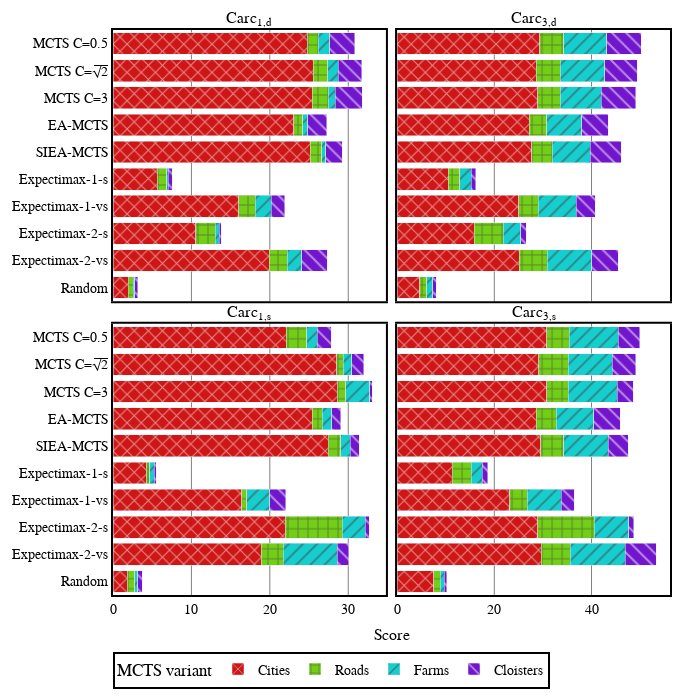

The cell this chart's notebook holds for it:
### Code cell
#Observe metrics
logs = lm.read_csv(os.path.join(experiment_path,"metrics.csv"))
plot_width = 700
plot_height = 700
#xdtick = 1
ydtick = 10

#order dataset
logs["order"] = pd.Categorical(logs["Agent original name"], data_order)
logs = logs.sort_values("order")
logs = logs.dropna(subset=["order"])


column_separation_column = "Initial meeples"
row_separation_column = "Deterministic"
x_column = "MCTS variant"
bar_stack_columns = ["City average score", "Road average score", "Farm average score", "Cloister average score"]
legend_names = {"City average score":"Cities", "Road average score":"Roads", "Farm average score":"Farms", "Cloister average score":"Cloisters"}

row_identifiers = logs[row_separation_column].unique()
print("row_identifiers", row_identifiers)
column_identifiers = logs[column_separation_column].unique()
print("column_identifiers", column_identifiers)
subplot_titles = []
for row_identifier in row_identifiers:
    for column_identifier in column_identifiers:
        subplot_titles.append(carc_variants[(row_identifier, column_identifier)])
colors = eu.generate_color_palette(len(bar_stack_columns))
fig = make_subplots(rows=len(row_identifiers)
                        ,cols=len(column_identifiers)
                        ,shared_xaxes=True
                        ,shared_yaxes=True
                        ,vertical_spacing=0.04
                        ,horizontal_spacing=0.02
                        ,row_heights=[1/len(row_identifiers) for _ in range(len(row_identifiers))]
                        ,subplot_titles = subplot_titles
                        #, specs=[[{"secondary_y": True}] for _ in range(n_plots+1)]
                        ,x_title="Score"
                        #,y_title=y_column
                        #,print_grid=True
                        )

for row, row_identifier in enumerate(row_identifiers):
    for col, column_identifier in enumerate(column_identifiers):
        for group_id, bar_group_identifier in enumerate(bar_stack_columns):
            data = logs[logs[row_separation_column] == row_identifier]
            data = data[data[column_separation_column] == column_identifier]
            
            fig.add_trace(go.Bar(x=data[bar_group_identifier]
                                ,y=data[x_column]
                                ,name=legend_names[bar_group_identifier]
                                #, width=0.2
                                ,showlegend=(row==0 and col==0)
                                ,legendgroup=group_id
                                , marker={"color":colors[group_id],}
                                ,offsetgroup = group_id
                                ,orientation="h"
                                ,marker_pattern_shape=pattern_shapes[group_id]
                                )
                            ,row=row+1
                            ,col=col+1)

fig.update_layout(margin=dict(l=70, r=30, t=30, b=70)
                        ,width=plot_width
                        ,height=plot_height
                        ,plot_bgcolor='rgba(0,0,0,0)'
                        #,plot_bgcolor="lightgray"
                        #,boxmode='group'
                        ,font = dict(family = "Arial", size = 14, color = "black")
                        ,boxgap=0.3
                        ,boxgroupgap=0
                        ,legend=dict(
                            title = "MCTS variant"
                            ,orientation="h"
                            ,yanchor="top"
                            ,y=-0.1
                            #,xanchor="center"
                            #,x=0.4
                            ,bgcolor="white"#"lightgray"#"rgba(200, 255, 255, 0.8)"
                            ,font = dict(family = "Arial", size = 14, color = "black")
                            ,bordercolor="Black"
                            ,borderwidth=2
                            ,itemsizing='trace'
                            ,itemwidth = 30
                            ) 
                        )
fig.update_layout(barmode='stack')
fig.update_xaxes(showline=True
                        , linewidth=2
                        , linecolor='black'
                        , mirror=True
                        #,range=[0, 10]
                        ,showgrid=True
                        ,gridcolor="grey"
                        ,gridwidth=1
                        #,dtick= xdtick
                        #,tick0=0
                        )

fig.update_yaxes(showline=True
                    ,mirror=True
                    , linewidth=2
                    , linecolor='black'
                    #, nticks=5
                    #,tickmode = 'linear'
                    #,tick0 = 0
                    , gridcolor="#5B8C5A"
                    , gridwidth=1
                    #, dtick=ydtick
                    ,showgrid=False                    
                    )
#fig.write_image(os.path.join(experiment_path, "c1p_score_distribution.png"))
fig.show()

### Figure 1 — Plotly figure (JSON) as saved in the notebook; plotly's stock layout.template omitted (floating-point values rounded to 4 significant figures)
{"data": [{"legendgroup": "0", "marker": {"color": "#ce1616", "pattern": {"shape": "x"}}, "name": "Cities", "offsetgroup": "0", "orientation": "h", "showlegend": true, "type": "bar", "x": [1.967, 19.9, 10.53, 16.03, 5.633, 25.13, 23.07, 25.43, 25.53, 24.8], "xaxis": "x", "y": ["Random", "Expectimax-2-vs", "Expectimax-2-s", "Expectimax-1-vs", "Expectimax-1-s", "SIEA-MCTS", "EA-MCTS", "MCTS C=3", "MCTS C=√̅2̅", "MCTS C=0.5"], "yaxis": "y"}, {"legendgroup": "1", "marker": {"color": "#72ce16", "pattern": {"shape": "+"}}, "name": "Roads", "offsetgroup": "1", "orientation": "h", "showlegend": true, "type": "bar", "x": [0.6, 2.3, 2.533, 2.133, 1.233, 1.5, 1.1, 2, 1.867, 1.367], "xaxis": "x", "y": ["Random", "Expectimax-2-vs", "Expectimax-2-s", "Expectimax-1-vs", "Expectimax-1-s", "SIEA-MCTS", "EA-MCTS", "MCTS C=3", "MCTS C=√̅2̅", "MCTS C=0.5"], "yaxis": "y"}, {"legendgroup": "2", "marker": {"color": "#16cece", "pattern": {"shape": "/"}}, "name": "Farms", "offsetgroup": "2", "orientation": "h", "showlegend": true, "type": "bar", "x": [0.2, 1.9, 0.5, 2, 0.2, 0.5, 0.7, 0.9, 1.3, 1.5], "xaxis": "x", "y": ["Random", "Expectimax-2-vs", "Expectimax-2-s", "Expectimax-1-vs", "Expectimax-1-s", "SIEA-MCTS", "EA-MCTS", "MCTS C=3", "MCTS C=√̅2̅", "MCTS C=0.5"], "yaxis": "y"}, {"legendgroup": "3", "marker": {"color": "#7216ce", "pattern": {"shape": "\\"}}, "name": "Cloisters", "offsetgroup": "3", "orientation": "h", "showlegend": true, "type": "bar", "x": [0.3667, 3.233, 0.2667, 1.767, 0.4667, 2.1, 2.4, 3.467, 3, 3.167], "xaxis": "x", "y": ["Random", "Expectimax-2-vs", "Expectimax-2-s", "Expectimax-1-vs", "Expectimax-1-s", "SIEA-MCTS", "EA-MCTS", "MCTS C=3", "MCTS C=√̅2̅", "MCTS C=0.5"], "yaxis": "y"}, {"legendgroup": "0", "marker": {"color": "#ce1616", "pattern": {"shape": "x"}}, "name": "Cities", "offsetgroup": "0", "orientation": "h", "showlegend": false, "type": "bar", "x": [4.667, 25.17, 15.83, 25, 10.57, 27.7, 27.23, 28.9, 28.6, 29.37], "xaxis": "x2", "y": ["Random", "Expectimax-2-vs", "Expectimax-2-s", "Expectimax-1-vs", "Expectimax-1-s", "SIEA-MCTS", "EA-MCTS", "MCTS C=3", "MCTS C=√̅2̅", "MCTS C=0.5"], "yaxis": "y2"}, {"legendgroup": "1", "marker": {"color": "#72ce16", "pattern": {"shape": "+"}}, "name": "Roads", "offsetgroup": "1", "orientation": "h", "showlegend": false, "type": "bar", "x": [1.467, 5.7, 6, 4, 2.333, 4.2, 3.533, 4.633, 4.967, 4.9], "xaxis": "x2", "y": ["Random", "Expectimax-2-vs", "Expectimax-2-s", "Expectimax-1-vs", "Expectimax-1-s", "SIEA-MCTS", "EA-MCTS", "MCTS C=3", "MCTS C=√̅2̅", "MCTS C=0.5"], "yaxis": "y2"}, {"legendgroup": "2", "marker": {"color": "#16cece", "pattern": {"shape": "/"}}, "name": "Farms", "offsetgroup": "2", "orientation": "h", "showlegend": false, "type": "bar", "x": [1.2, 9.2, 3.6, 7.9, 2.4, 7.8, 7.2, 8.5, 9.2, 8.9], "xaxis": "x2", "y": ["Random", "Expectimax-2-vs", "Expectimax-2-s", "Expectimax-1-vs", "Expectimax-1-s", "SIEA-MCTS", "EA-MCTS", "MCTS C=3", "MCTS C=√̅2̅", "MCTS C=0.5"], "yaxis": "y2"}, {"legendgroup": "3", "marker": {"color": "#7216ce", "pattern": {"shape": "\\"}}, "name": "Cloisters", "offsetgroup": "3", "orientation": "h", "showlegend": false, "type": "bar", "x": [0.7333, 5.433, 1.1, 3.867, 0.9, 6.367, 5.433, 7.1, 6.633, 7.033], "xaxis": "x2", "y": ["Random", "Expectimax-2-vs", "Expectimax-2-s", "Expectimax-1-vs", "Expectimax-1-s", "SIEA-MCTS", "EA-MCTS", "MCTS C=3", "MCTS C=√̅2̅", "MCTS C=0.5"], "yaxis": "y2"}, {"legendgroup": "0", "marker": {"color": "#ce1616", "pattern": {"shape": "x"}}, "name": "Cities", "offsetgroup": "0", "orientation": "h", "showlegend": false, "type": "bar", "x": [1.833, 18.9, 21.97, 16.43, 4.233, 27.43, 25.4, 28.57, 28.53, 22.1], "xaxis": "x3", "y": ["Random", "Expectimax-2-vs", "Expectimax-2-s", "Expectimax-1-vs", "Expectimax-1-s", "SIEA-MCTS", "EA-MCTS", "MCTS C=3", "MCTS C=√̅2̅", "MCTS C=0.5"], "yaxis": "y3"}, {"legendgroup": "1", "marker": {"color": "#72ce16", "pattern": {"shape": "+"}}, "name": "Roads", "offsetgroup": "1", "orientation": "h", "showlegend": false, "type": "bar", "x": [0.9333, 2.8, 7.3, 0.6333, 0.4333, 1.6, 1.267, 1.1, 0.8333, 2.633], "xaxis": "x3", "y": ["Random", "Expectimax-2-vs", "Expectimax-2-s", "Expectimax-1-vs", "Expectimax-1-s", "SIEA-MCTS", "EA-MCTS", "MCTS C=3", "MCTS C=√̅2̅", "MCTS C=0.5"], "yaxis": "y3"}, {"legendgroup": "2", "marker": {"color": "#16cece", "pattern": {"shape": "/"}}, "name": "Farms", "offsetgroup": "2", "orientation": "h", "showlegend": false, "type": "bar", "x": [0.4, 6.9, 2.9, 2.9, 0.6, 1.2, 1.2, 3.1, 1.1, 1.3], "xaxis": "x3", "y": ["Random", "Expectimax-2-vs", "Expectimax-2-s", "Expectimax-1-vs", "Expectimax-1-s", "SIEA-MCTS", "EA-MCTS", "MCTS C=3", "MCTS C=√̅2̅", "MCTS C=0.5"], "yaxis": "y3"}, {"legendgroup": "3", "marker": {"color": "#7216ce", "pattern": {"shape": "\\"}}, "name": "Cloisters", "offsetgroup": "3", "orientation": "h", "showlegend": false, "type": "bar", "x": [0.5667, 1.467, 0.5333, 2.067, 0.2667, 1.2, 1.167, 0.3, 1.5, 1.8], "xaxis": "x3", "y": ["Random", "Expectimax-2-vs", "Expectimax-2-s", "Expectimax-1-vs", "Expectimax-1-s", "SIEA-MCTS", "EA-MCTS", "MCTS C=3", "MCTS C=√̅2̅", "MCTS C=0.5"], "yaxis": "y3"}, {"legendgroup": "0", "marker": {"color": "#ce1616", "pattern": {"shape": "x"}}, "name": "Cities", "offsetgroup": "0", "orientation": "h", "showlegend": false, "type": "bar", "x": [7.5, 29.63, 28.97, 23.2, 11.3, 29.6, 28.6, 30.77, 29.13, 30.8], "xaxis": "x4", "y": ["Random", "Expectimax-2-vs", "Expectimax-2-s", "Expectimax-1-vs", "Expectimax-1-s", "SIEA-MCTS", "EA-MCTS", "MCTS C=3", "MCTS C=√̅2̅", "MCTS C=0.5"], "yaxis": "y4"}, {"legendgroup": "1", "marker": {"color": "#72ce16", "pattern": {"shape": "+"}}, "name": "Roads", "offsetgroup": "1", "orientation": "h", "showlegend": false, "type": "bar", "x": [1.367, 5.967, 11.63, 3.533, 3.933, 4.7, 4.1, 4.467, 6.033, 4.567], "xaxis": "x4", "y": ["Random", "Expectimax-2-vs", "Expectimax-2-s", "Expectimax-1-vs", "Expectimax-1-s", "SIEA-MCTS", "EA-MCTS", "MCTS C=3", "MCTS C=√̅2̅", "MCTS C=0.5"], "yaxis": "y4"}, {"legendgroup": "2", "marker": {"color": "#16cece", "pattern": {"shape": "/"}}, "name": "Farms", "offsetgroup": "2", "orientation": "h", "showlegend": false, "type": "bar", "x": [0.8, 11.3, 7.1, 7, 2.3, 9.1, 7.8, 10.1, 9.1, 10.1], "xaxis": "x4", "y": ["Random", "Expectimax-2-vs", "Expectimax-2-s", "Expectimax-1-vs", "Expectimax-1-s", "SIEA-MCTS", "EA-MCTS", "MCTS C=3", "MCTS C=√̅2̅", "MCTS C=0.5"], "yaxis": "y4"}, {"legendgroup": "3", "marker": {"color": "#7216ce", "pattern": {"shape": "\\"}}, "name": "Cloisters", "offsetgroup": "3", "orientation": "h", "showlegend": false, "type": "bar", "x": [0.6, 6.433, 0.9667, 2.7, 1.167, 4.2, 5.367, 3.233, 4.867, 4.433], "xaxis": "x4", "y": ["Random", "Expectimax-2-vs", "Expectimax-2-s", "Expectimax-1-vs", "Expectimax-1-s", "SIEA-MCTS", "EA-MCTS", "MCTS C=3", "MCTS C=√̅2̅", "MCTS C=0.5"], "yaxis": "y4"}], "layout": {"annotations": [{"font": {"size": 16}, "showarrow": false, "text": "Carc<sub>1,d</sub>", "x": 0.245, "xanchor": "center", "xref": "paper", "y": 1, "yanchor": "bottom", "yref": "paper"}, {"font": {"size": 16}, "showarrow": false, "text": "Carc<sub>3,d</sub>", "x": 0.755, "xanchor": "center", "xref": "paper", "y": 1, "yanchor": "bottom", "yref": "paper"}, {"font": {"size": 16}, "showarrow": false, "text": "Carc<sub>1,s</sub>", "x": 0.245, "xanchor": "center", "xref": "paper", "y": 0.48, "yanchor": "bottom", "yref": "paper"}, {"font": {"size": 16}, "showarrow": false, "text": "Carc<sub>3,s</sub>", "x": 0.755, "xanchor": "center", "xref": "paper", "y": 0.48, "yanchor": "bottom", "yref": "paper"}, {"font": {"size": 16}, "showarrow": false, "text": "Score", "x": 0.5, "xanchor": "center", "xref": "paper", "y": 0, "yanchor": "top", "yref": "paper", "yshift": -30}], "barmode": "stack", "boxgap": 0.3, "boxgroupgap": 0, "font": {"color": "black", "family": "Arial", "size": 14}, "height": 700, "legend": {"bgcolor": "white", "bordercolor": "Black", "borderwidth": 2, "font": {"color": "black", "family": "Arial", "size": 14}, "itemsizing": "trace", "itemwidth": 30, "orientation": "h", "title": {"text": "MCTS variant"}, "y": -0.1, "yanchor": "top"}, "margin": {"b": 70, "l": 70, "r": 30, "t": 30}, "plot_bgcolor": "rgba(0,0,0,0)", "width": 700, "xaxis": {"anchor": "y", "domain": [0, 0.49], "gridcolor": "grey", "gridwidth": 1, "linecolor": "black", "linewidth": 2, "matches": "x3", "mirror": true, "showgrid": true, "showline": true, "showticklabels": false}, "xaxis2": {"anchor": "y2", "domain": [0.51, 1], "gridcolor": "grey", "gridwidth": 1, "linecolor": "black", "linewidth": 2, "matches": "x4", "mirror": true, "showgrid": true, "showline": true, "showticklabels": false}, "xaxis3": {"anchor": "y3", "domain": [0, 0.49], "gridcolor": "grey", "gridwidth": 1, "linecolor": "black", "linewidth": 2, "mirror": true, "showgrid": true, "showline": true}, "xaxis4": {"anchor": "y4", "domain": [0.51, 1], "gridcolor": "grey", "gridwidth": 1, "linecolor": "black", "linewidth": 2, "mirror": true, "showgrid": true, "showline": true}, "yaxis": {"anchor": "x", "domain": [0.52, 1], "gridcolor": "#5B8C5A", "gridwidth": 1, "linecolor": "black", "linewidth": 2, "mirror": true, "showgrid": false, "showline": true}, "yaxis2": {"anchor": "x2", "domain": [0.52, 1], "gridcolor": "#5B8C5A", "gridwidth": 1, "linecolor": "black", "linewidth": 2, "matches": "y", "mirror": true, "showgrid": false, "showline": true, "showticklabels": false}, "yaxis3": {"anchor": "x3", "domain": [0, 0.48], "gridcolor": "#5B8C5A", "gridwidth": 1, "linecolor": "black", "linewidth": 2, "mirror": true, "showgrid": false, "showline": true}, "yaxis4": {"anchor": "x4", "domain": [0, 0.48], "gridcolor": "#5B8C5A", "gridwidth": 1, "linecolor": "black", "linewidth": 2, "matches": "y3", "mirror": true, "showgrid": false, "showline": true, "showticklabels": false}}}
